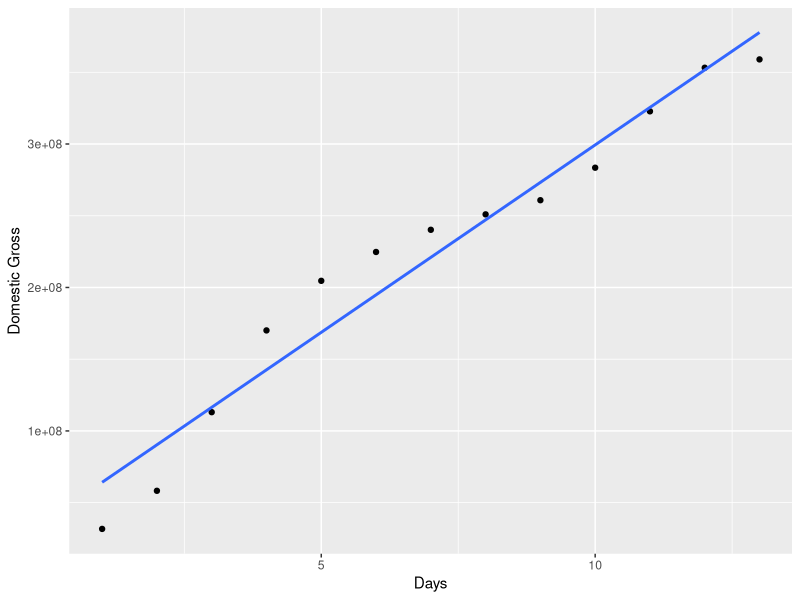

Write the R code that produced this figure.
## ---- chunk 1
library(readr)
library(polynom)
library(ggplot2)

Data = read_csv("Mario - Sheet1.csv")
head(Data)
## ---- chunk 2
SimpleModel = lm(`Domestic Gross`~Days, data = Data)

Plot = ggplot(Data, aes(Days, `Domestic Gross`)) + geom_point()
Plot + stat_smooth(method = "lm", formula = y ~ poly(x,1), se = FALSE)
## ---- chunk 3
cor(Data$`Domestic Gross`,Data$Days)

PredictedGross = SimpleModel$coefficients[1] + (SimpleModel$coefficients[2] * 30)
PredictedGross
